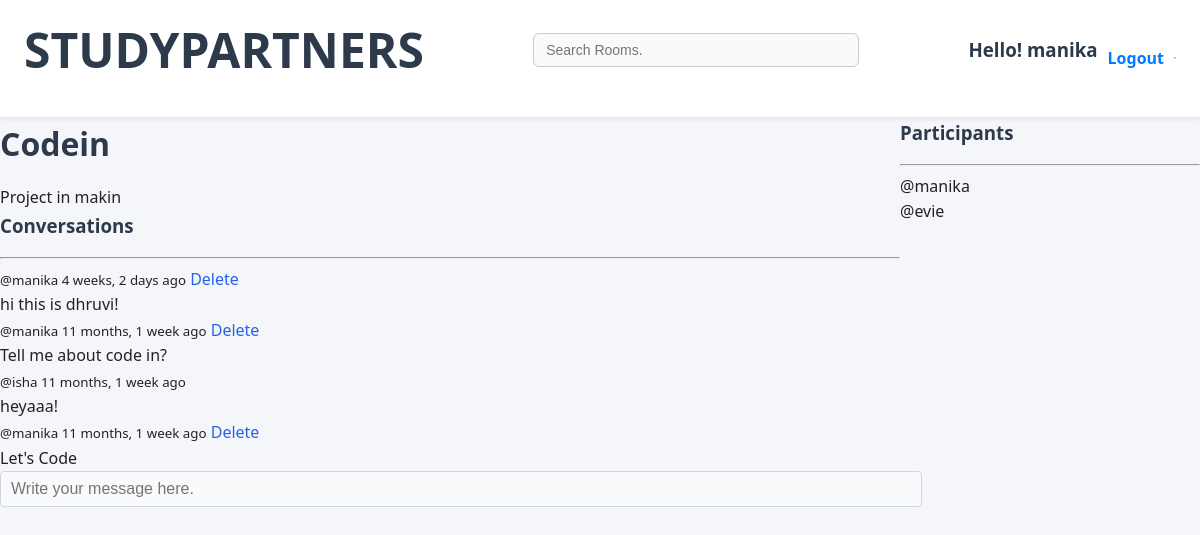
The page /room/4/ (signed in) on the database its author committed.
### base/models.py (models this page shows, shortened)
class Room(models.Model):
    host=models.ForeignKey(User, on_delete=models.CASCADE, null=True)
    topic=models.ForeignKey(Topic,on_delete=models.SET_NULL,null=True)
    name=models.CharField(max_length=200)
    description= models.TextField(null=True, blank=True)
    participants=models.ManyToManyField(User,related_name='participants',blank=True)
    updated=models.DateTimeField(auto_now=True)
    created= models.DateTimeField(auto_now_add=True)
    class Meta:
        ordering=['-updated','-created']

class Message(models.Model):
    user=models.ForeignKey(User, on_delete=models.CASCADE)
    room=models.ForeignKey(Room,on_delete=models.CASCADE)
    body=models.TextField()
    updated=models.DateTimeField(auto_now=True)
    created= models.DateTimeField(auto_now_add=True)
    class Meta:
        ordering=['-updated','-created']

### base/views.py (the view)
# urls.py: path('room/<str:pk>/', views.room, name='room'),
def room(request, pk):
    room = Room.objects.get(id=pk)
    room_messages = room.message_set.all().order_by("-created")
    participants = room.participants.all()
    if request.method == "POST":
        message = Message.objects.create(
            user=request.user, room=room, body=request.POST.get("body")
        )
        room.participants.add(request.user)
        return redirect("room", pk=room.id)
    context = {
        "room": room,
        "room_messages": room_messages,
        "participants": participants,
    }
    return render(request, "base/room.html", context)

### base/templates/base/room.html (shortened to what this page needs)
{%extends 'index.html' %}
{% block content %}
<div class="room-container">
    <div>
        <h1>{{room.name}}</h1>
        <p>{{room.description}}</p>
        <div class="comment-wrapper">
            <h3>Conversations</h3>
            <hr>
            {% for message in room_messages%}
            <div>
                <small>@{{message.user}} {{message.created|timesince}} ago</small>
                {%if request.user == message.user%}
                <a href="{%url 'delete-message' message.id%}">Delete</a>
                {%endif%}
                <p>{{message.body}}</p>
            </div>
            {% endfor %}
        </div>
        {%if request.user.is_authenticated%}
        <div class="comment-form">
            <form action="" method="POST">
                <input type="text" name="body" placeholder="Write your message here." />
            </form>
        </div>
        {%endif%}
    </div>
    <div>
        <h3>Participants</h3>
        <hr>
        {% for user in participants%}
        <div>
            <p>
               @{{user.username}}
            </p>
        </div>
        {%endfor%}
    </div>
</div>
{% endblock content %}

### templates/navbar.html
<div class="navbar">
  <div class="navbar-left">
    <a href="/">
      <h1>STUDYPARTNERS</h1>
    </a>
  </div>
  <div class="navbar-center">
    <form action="GET" action="{%url 'home'%}">
      <input type="text" name="q" placeholder="Search Rooms." />
    </form>
  </div>
  <div class="navbar-right">
    {%if request.user.is_authenticated %}
    <h3>Hello! {{request.user}}</h3>
    <a href="{% url 'logout'%}">Logout</a>
    {%else%}
    <a href="{% url 'login'%}">Login</a>
    {%endif%}
    <div>
      <hr />
    </div>
  </div>
</div>

### static/styles/main.css (style rules this page uses)
body, h1, h2, h3, h4, h5, h6, p, ul, ol, li { margin: 0; padding: 0; box-sizing: border-box; }
body { font-family: 'Segoe UI', Arial, sans-serif; background-color: #f5f6fa; color: #222; line-height: 1.6; min-height: 100vh; }
h1, h2, h3 { color: #2d3a4b; margin-bottom: 16px; }
a { color: #2563eb; text-decoration: none; transition: color 0.2s; }
input, textarea, select { width: 100%; padding: 8px 10px; margin-bottom: 16px; border: 1px solid #d1d5db; border-radius: 4px; font-size: 1rem; background: #f9fafb; transition: border 0.2s; }
.navbar { background: #fff; border-bottom: 1px solid #e5e7eb; padding: 12px 24px; display: flex; justify-content: space-between; align-items: center; box-shadow: 0 2px 4px rgba(0,0,0,0.05); }
.navbar-left { font-size: 24px; font-weight: bold; color: #2c3e50; }
.navbar-center { flex-grow: 1; display: flex; justify-content: center; }
.navbar-center input[type="text"] { padding: 8px 12px; border: 1px solid #ccc; border-radius: 6px; font-size: 14px; width: 300px; }
.navbar-right { display: flex; align-items: center; gap: 10px; }
.navbar-right a { color: #007bff; text-decoration: none; font-weight: bold; }

### base/templates/base/room.html (style rules this page uses)
.room-container { display: grid; grid-template-columns: 3fr 1fr; }

### rows shown on the page
Room: name "Codein", description "Project in makin"
Message: user "manika", created "4 weeks, 2 days", shows "Delete", body "hi this is dhruvi!"
Message: user "manika", created "11 months, 1 week", shows "Delete", body "Tell me about code in?"
Message: user "isha", created "11 months, 1 week", body "heyaaa!"
Message: user "manika", created "11 months, 1 week", shows "Delete", body "Let's Code"

### other values the page prints
{{ request.user }} "manika"
{{ user.username }} "manika"
{{ user.username }} "evie"
